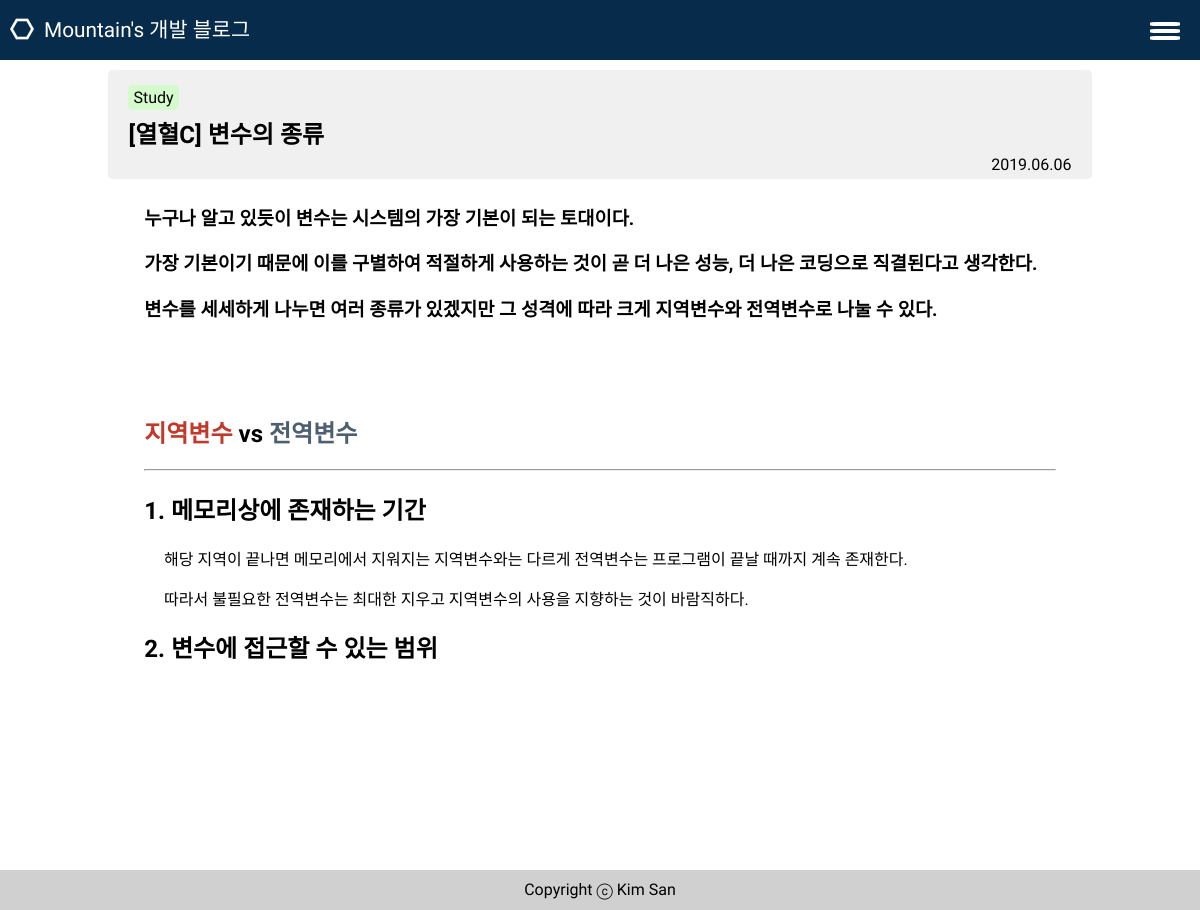
The page /post/열혈c-변수의-종류/ on the database its author committed.
### home/models.py (models this page shows, shortened)
class Post(models.Model):
    title = models.CharField(max_length=30)
    category = models.CharField(max_length=20, choices=categories, default='Study')
    sub_category = models.CharField(max_length=20, choices=sub_categories, default='IT')
    content = RichTextField()
    created_date = models.DateTimeField(auto_now_add=True)
    updated_date = models.DateTimeField(auto_now=True)
    slug = models.SlugField(allow_unicode=True, unique=True)
    class Meta:
        db_table = 'Posts'
        ordering = ('-created_date',)

### home/views.py (called while the page is built)
def post_detail(request, slug_url):
    post = get_object_or_404(Post, slug=slug_url)
    return render(request, "home/post_detail.html", {'post': post})

### home/templates/home/post_detail.html (shortened to what this page needs)
{% extends 'home/layout.html' %}
{% block header %}
    {% load static %}
    <link href="{% static 'css/post_detail.css' %}" type="text/css" rel="stylesheet">
{% endblock %}
{% block content %}
    <div class="wrapper">
        <section id="post_detail">
            <div id="post_title">
                <p id="category">{{ post.category }}</p>
                <h2>{{ post.title }}</h2>
                <p>{{ post.created_date|date:"Y.m.d" }}</p>
            </div>
            <div id="post_content">
                {{ post.content|safe }}
            </div>
        </section>
    </div>
{% endblock %}

### home/static/css/common.css (style rules this page uses)
html, body { padding: 0; margin : 0; width : 100%; height: 100%; font-family: 'Stylish', sans-serif; }
.wrapper { height: auto; min-height: 100%; }
section p { position: relative; }

### home/static/css/post_detail.css (style rules this page uses)
#post_title { box-sizing: border-box; margin: 70px auto 0; position: relative; clear: both; background-color: #F0F0F0; height: auto; width: 96%; padding: 10px 20px 5px; border-radius : 5px; }
#post_title h2 { margin: 5px 0 0; }
#post_title p { text-align: right; margin: 5px auto 0; }
#category { text-align: left; margin: 0; background-color: seagreen; color: black; border-radius: 5px; display: inline-block; padding: 3px 5px; }
#post_content { box-sizing: border-box; width: 90%; height: auto; margin: 0 auto; display: block; padding: 5px 5px; overflow: auto; }
@media only screen and (min-width:1024px) { .wrapper { width: 1024px; display:block; margin: auto; } }

### rows shown on the page
Post: category "Study", title "[열혈C] 변수의 종류", created_date "2019.06.06", content "누구나 알고 있듯이 변수는 시스템의 가장 기본이 되는 토대이다. 가장 기본이기 때문에 이를 구별하여 적절하게 사용하는 것이 곧 더 나은 성능, 더 나은 코딩으로 직결된다고 생각한다. 변수를 세세하게 나누면 여러 종류가 있겠지만 그 성격에 따라 크게 지역변수와 전역변수로 나눌 수 있다. 지역변수 vs 전역변수 1. 메모리상에 존재하는 기간 해당 지역이 끝나면 메모리에서 지워지는 지역변수와는 다르게 전역변수는 프로그램이 끝날 때까지 계속 존재한다. 따라서 불필요한 전역변수는 최대한 지우고 지역변수의 사용을 지향하는 것이 바람직하다. 2. 변수에 접근할 수 있는 범위"
